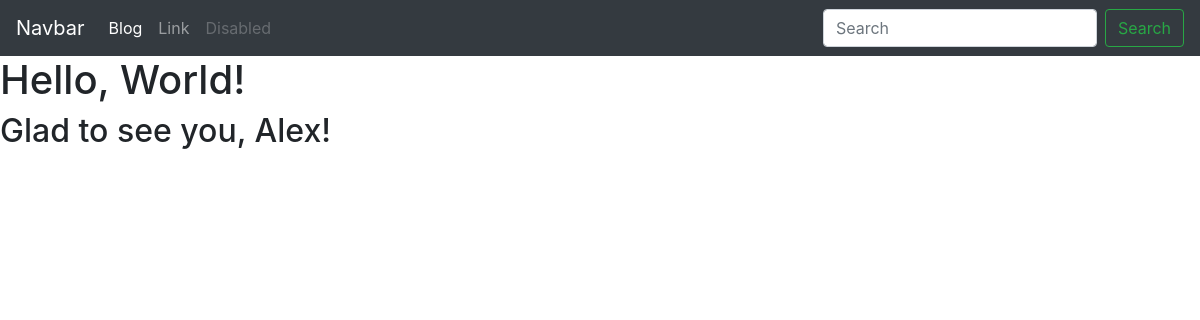
/blog/, run on an earlier commit of the app's database.
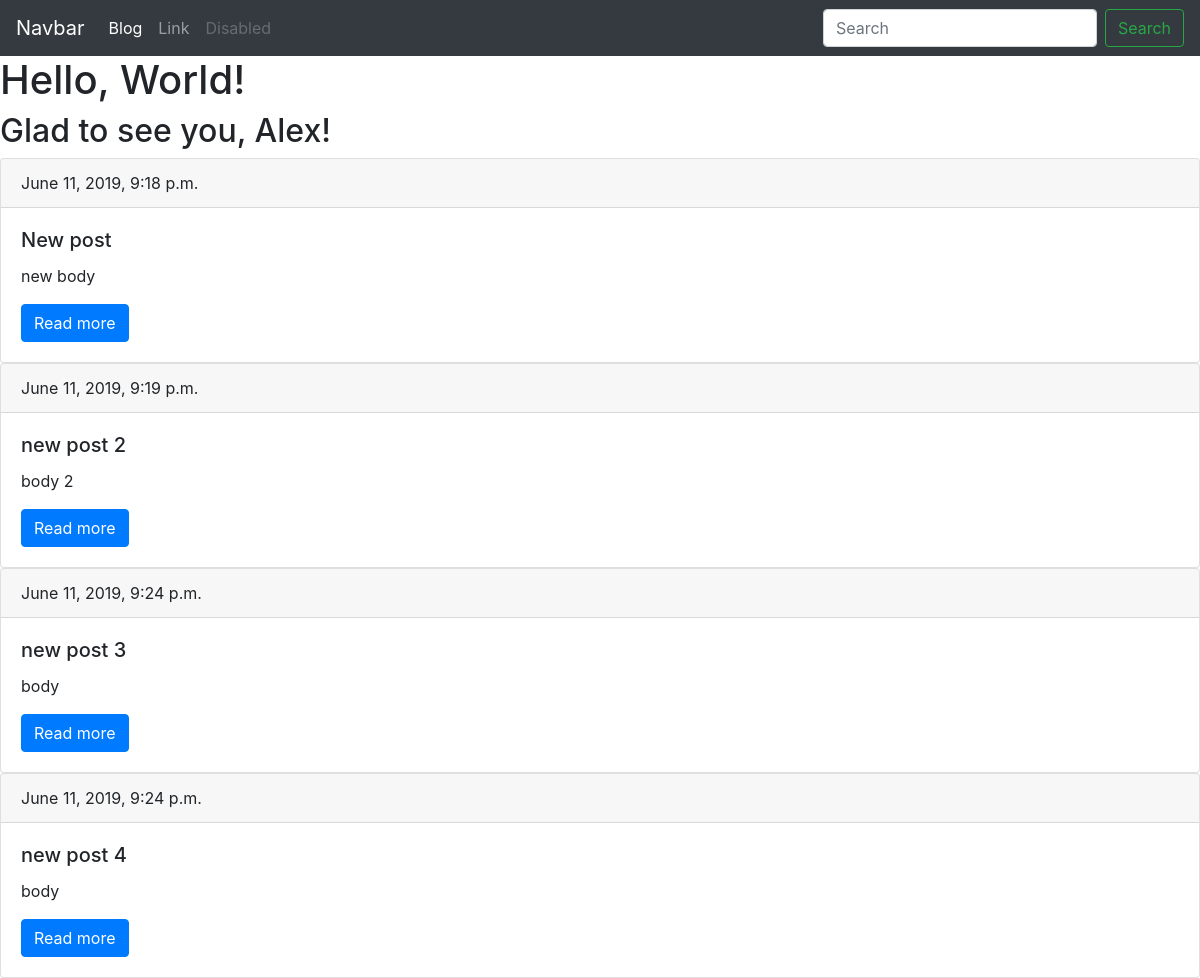
And on a later commit of the database.
### blog/models.py (models this page shows, shortened)
class Post(models.Model):
	title = models.CharField(max_length=150, db_index=True)
	slug = models.SlugField(max_length=150, unique=True)
	body = models.TextField(blank=True, db_index=True)
	date_pub = models.DateTimeField(auto_now_add=True)
	def get_absolute_url(self):
		return reverse('post_detail_url', kwargs = {'slug': self.slug})

### blog/views.py (the view)
# urls.py: path('', posts_list, name = 'posts_list_url'),
def posts_list(request):
	posts = Post.objects.all()
	name = 'Alex'
	return render(request, 'blog/index.html', context={'posts':posts, 'name':name})

### blog/templates/blog/index.html (shortened to what this page needs)
{% extends 'blog/base_blog.html'%}
	{% block content %}
		<h1>Hello, World!</h1>
		<h2>Glad to see you, {{name}}!</h2>
		{% for post in posts %}
			<div class="card">
				<div class="card-header">
					{{ post.date_pub }}
				</div>
				<div class="card-body">
					<h5 class="card-title">{{ post.title }}</h5>
					<p class="card-text">
						{{ post.body|truncatewords:15 }}
					</p>
					<a href="{{ post.get_absolute_url }}" class="btn btn-primary">Read more</a>
				</div>
			</div>
		{% endfor %}
	{% endblock %}

### blog/templates/blog/base_blog.html
{% extends 'base.html' %}

### templates/base.html (shortened to what this page needs)
<!DOCTYPE html>
<html lang="en">
<head>
	<link rel="stylesheet" href="https://stackpath.bootstrapcdn.com/bootstrap/4.3.1/css/bootstrap.min.css">
</head>
<body>
	<nav class="navbar navbar-expand-lg navbar-dark bg-dark">
		<a class="navbar-brand" href="#">Navbar</a>
		<div class="collapse navbar-collapse" id="navbarTogglerDemo02">
			<ul class="navbar-nav mr-auto mt-2 mt-lg-0">
				<li class="nav-item active">
					<a class="nav-link" href="{% url 'posts_list_url' %}">Blog<span class="sr-only">(current)</span></a>
				</li>
				<li class="nav-item">
					<a class="nav-link" href="#">Link</a>
				</li>
				<li class="nav-item">
					<a class="nav-link disabled" href="#" tabindex="-1" aria-disabled="true">Disabled</a>
				</li>
			</ul>
			<form class="form-inline my-2 my-lg-0">
				<input class="form-control mr-sm-2" type="search" placeholder="Search">
				<button class="btn btn-outline-success my-2 my-sm-0" type="submit">Search</button>
			</form>
		</div>
	</nav>
	{% block content %}{% endblock %}
</body>
</html>

What changed in the data, as far as the page shows it:
added Post: date_pub "June 11, 2019, 9:18 p.m.", title "New post", body "new body"
added Post: date_pub "June 11, 2019, 9:19 p.m.", title "new post 2", body "body 2"
added Post: date_pub "June 11, 2019, 9:24 p.m.", title "new post 3", body "body"
added Post: date_pub "June 11, 2019, 9:24 p.m.", title "new post 4", body "body"
